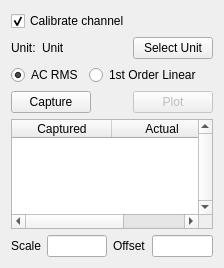
<?xml version="1.0" encoding="UTF-8"?>
<ui version="4.0">
 <class>CalibrationChannel</class>
 <widget class="QWidget" name="CalibrationChannel">
  <property name="geometry">
   <rect>
    <x>0</x>
    <y>0</y>
    <width>195</width>
    <height>254</height>
   </rect>
  </property>
  <layout class="QVBoxLayout" name="verticalLayout">
   <item>
    <widget class="QCheckBox" name="calibrationEnabled">
     <property name="text">
      <string>Calibrate channel</string>
     </property>
     <property name="checked">
      <bool>true</bool>
     </property>
    </widget>
   </item>
   <item>
    <layout class="QHBoxLayout" name="horizontalLayout_3">
     <item>
      <widget class="QLabel" name="unitLabel">
       <property name="text">
        <string>Unit:</string>
       </property>
      </widget>
     </item>
     <item>
      <widget class="QLabel" name="unit">
       <property name="text">
        <string>Unit</string>
       </property>
      </widget>
     </item>
     <item>
      <spacer name="horizontalSpacer">
       <property name="orientation">
        <enum>Qt::Horizontal</enum>
       </property>
       <property name="sizeHint" stdset="0">
        <size>
         <width>0</width>
         <height>0</height>
        </size>
       </property>
      </spacer>
     </item>
     <item>
      <widget class="QPushButton" name="selectUnit">
       <property name="text">
        <string>Select Unit</string>
       </property>
      </widget>
     </item>
    </layout>
   </item>
   <item>
    <layout class="QHBoxLayout" name="horizontalLayout_2">
     <item>
      <widget class="QRadioButton" name="acRadioButton">
       <property name="text">
        <string>AC RMS</string>
       </property>
       <property name="checked">
        <bool>true</bool>
       </property>
      </widget>
     </item>
     <item>
      <widget class="QRadioButton" name="linearRadioButton">
       <property name="text">
        <string>1st Order Linear</string>
       </property>
      </widget>
     </item>
     <item>
      <spacer name="horizontalSpacer_3">
       <property name="orientation">
        <enum>Qt::Horizontal</enum>
       </property>
       <property name="sizeHint" stdset="0">
        <size>
         <width>0</width>
         <height>0</height>
        </size>
       </property>
      </spacer>
     </item>
    </layout>
   </item>
   <item>
    <widget class="QStackedWidget" name="stackedWidget">
     <property name="currentIndex">
      <number>0</number>
     </property>
     <widget class="QWidget" name="linearPage">
      <layout class="QVBoxLayout" name="verticalLayout_2">
       <property name="margin">
        <number>0</number>
       </property>
       <item>
        <layout class="QHBoxLayout" name="horizontalLayout_5">
         <item>
          <widget class="QPushButton" name="linearCapture">
           <property name="text">
            <string>Capture</string>
           </property>
          </widget>
         </item>
         <item>
          <spacer name="horizontalSpacer_6">
           <property name="orientation">
            <enum>Qt::Horizontal</enum>
           </property>
           <property name="sizeHint" stdset="0">
            <size>
             <width>0</width>
             <height>0</height>
            </size>
           </property>
          </spacer>
         </item>
         <item>
          <widget class="QPushButton" name="plotButton">
           <property name="enabled">
            <bool>false</bool>
           </property>
           <property name="text">
            <string>Plot</string>
           </property>
          </widget>
         </item>
        </layout>
       </item>
       <item>
        <widget class="QTableWidget" name="linearTable">
         <property name="verticalScrollBarPolicy">
          <enum>Qt::ScrollBarAlwaysOn</enum>
         </property>
         <property name="selectionMode">
          <enum>QAbstractItemView::NoSelection</enum>
         </property>
         <property name="horizontalScrollMode">
          <enum>QAbstractItemView::ScrollPerPixel</enum>
         </property>
         <column>
          <property name="text">
           <string>Captured</string>
          </property>
         </column>
         <column>
          <property name="text">
           <string>Actual</string>
          </property>
         </column>
         <column>
          <property name="text">
           <string>Delete</string>
          </property>
         </column>
        </widget>
       </item>
      </layout>
     </widget>
     <widget class="QWidget" name="acPage">
      <layout class="QFormLayout" name="formLayout">
       <property name="margin">
        <number>0</number>
       </property>
       <item row="1" column="0">
        <widget class="QLabel" name="capturedMagnitudeLabel">
         <property name="text">
          <string>Captured RMS Magnitude</string>
         </property>
        </widget>
       </item>
       <item row="2" column="0">
        <widget class="QLabel" name="capturedOffsetLabel">
         <property name="text">
          <string>Captured DC Offset</string>
         </property>
        </widget>
       </item>
       <item row="3" column="0">
        <widget class="QLabel" name="actualMagnitudeLabel">
         <property name="text">
          <string>Actual RMS Magnitude</string>
         </property>
        </widget>
       </item>
       <item row="4" column="0">
        <widget class="QLabel" name="actualOffsetLabel">
         <property name="text">
          <string>Actual DC Offset</string>
         </property>
        </widget>
       </item>
       <item row="1" column="1">
        <widget class="UnitFormatterDoubleSpinBox" name="capturedMagnitude"/>
       </item>
       <item row="3" column="1">
        <widget class="UnitFormatterDoubleSpinBox" name="actualMagnitude"/>
       </item>
       <item row="2" column="1">
        <widget class="UnitFormatterDoubleSpinBox" name="capturedOffset"/>
       </item>
       <item row="4" column="1">
        <widget class="UnitFormatterDoubleSpinBox" name="actualOffset"/>
       </item>
       <item row="0" column="0" colspan="2">
        <layout class="QHBoxLayout" name="horizontalLayout_4">
         <item>
          <widget class="QPushButton" name="acCapture">
           <property name="text">
            <string>Capture</string>
           </property>
          </widget>
         </item>
         <item>
          <spacer name="horizontalSpacer_2">
           <property name="orientation">
            <enum>Qt::Horizontal</enum>
           </property>
           <property name="sizeHint" stdset="0">
            <size>
             <width>0</width>
             <height>0</height>
            </size>
           </property>
          </spacer>
         </item>
        </layout>
       </item>
      </layout>
     </widget>
    </widget>
   </item>
   <item>
    <layout class="QHBoxLayout" name="horizontalLayout">
     <property name="spacing">
      <number>6</number>
     </property>
     <item>
      <widget class="QLabel" name="scaleLabel">
       <property name="text">
        <string>Scale</string>
       </property>
      </widget>
     </item>
     <item>
      <widget class="QLineEdit" name="scale">
       <property name="readOnly">
        <bool>true</bool>
       </property>
      </widget>
     </item>
     <item>
      <widget class="QLabel" name="offsetLabel">
       <property name="text">
        <string>Offset</string>
       </property>
      </widget>
     </item>
     <item>
      <widget class="QLineEdit" name="offset">
       <property name="readOnly">
        <bool>true</bool>
       </property>
      </widget>
     </item>
    </layout>
   </item>
  </layout>
 </widget>
 <customwidgets>
  <customwidget>
   <class>UnitFormatterDoubleSpinBox</class>
   <extends>QDoubleSpinBox</extends>
   <header>hyperborea.unit_formatter_spinbox</header>
  </customwidget>
 </customwidgets>
 <tabstops>
  <tabstop>calibrationEnabled</tabstop>
  <tabstop>selectUnit</tabstop>
  <tabstop>acRadioButton</tabstop>
  <tabstop>linearRadioButton</tabstop>
  <tabstop>acCapture</tabstop>
  <tabstop>capturedMagnitude</tabstop>
  <tabstop>capturedOffset</tabstop>
  <tabstop>actualMagnitude</tabstop>
  <tabstop>actualOffset</tabstop>
  <tabstop>linearCapture</tabstop>
  <tabstop>linearTable</tabstop>
  <tabstop>scale</tabstop>
  <tabstop>offset</tabstop>
 </tabstops>
 <resources/>
 <connections/>
</ui>
